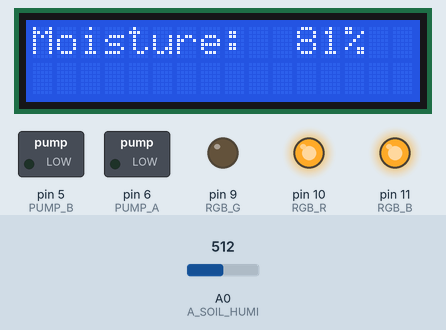
The sketch below on a simulated Arduino Uno, built with avr-gcc and run on an emulated ATmega328P. Parts: 16×2 character LCD, switched loads named in the sketch (green lamp = pin HIGH), output pins drawn as LEDs (lit = HIGH). The test bench sets the inputs (shaded band); at power-on: A0 (A_SOIL_HUMI) = 512.

Above: at 3.2 s.
3.3 s: A0 (A_SOIL_HUMI) set to 872
At 4.1 s:
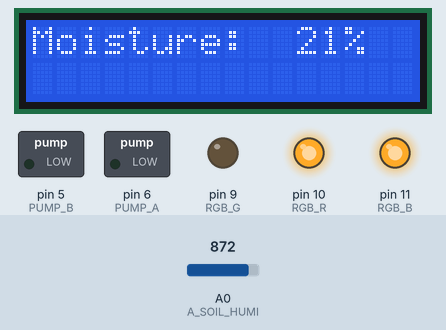
6.3 s: A0 (A_SOIL_HUMI) set to 896
At 11.4 s:
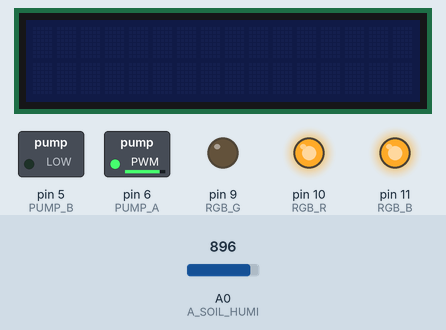
At 14.4 s:
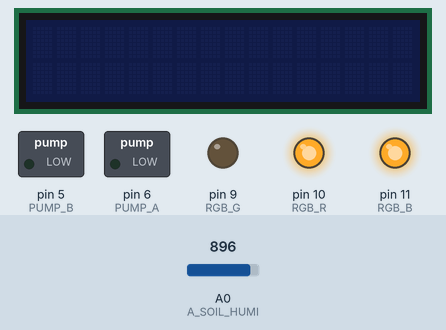
Timing chart, 0 to 17.4 s (numbered marks = the images above; inputs shaded):
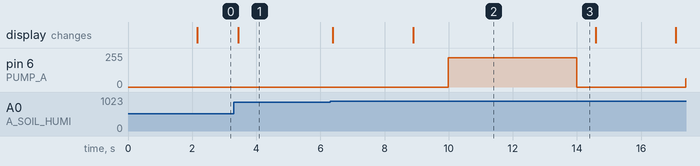

Measured:
- the behaviour switches between 880 and 881 on A0 (A_SOIL_HUMI) (found by bisection; images 1 and 2)
- after the input at 3.3 s, the display: changes after 0.13 s (image 1)
- after the input at 6.3 s, pin 6 (PUMP_A): 0/255 → 219/255 after 3.7 s, → 0/255 4.0 s later, → 62/255 3.4 s later; the display: first changes after 0.09 s (image 2 shows a later state)
- what the display in image 2 shows lasts 5.7 s, from 8.9 s to 14.6 s

The sketch:

plant_coding.ino
```cpp
#include <LiquidCrystal_I2C.h>
#include <SoftwareSerial.h>
#include <Wire.h>

#define A_SOIL_HUMI   A0
#define PUMP_A        6
#define PUMP_B        5
#define RGB_R         10
#define RGB_G         9
#define RGB_B         11
#define BT_TX         7
#define BT_RX         8
#define ON_Time       4000

LiquidCrystal_I2C lcd(0x27,16,2);
SoftwareSerial bt(BT_TX,BT_RX);

unsigned long pm  =  0;
int soilHumidity;

void initPin()  {
  Serial.begin(9600);
  bt.begin(9600);
  lcd.init();
  pinMode (PUMP_A,OUTPUT);
  pinMode (PUMP_B,OUTPUT);
  pinMode (RGB_R ,OUTPUT);
  pinMode (RGB_G ,OUTPUT);
  pinMode (RGB_B ,OUTPUT);

  digitalWrite (RGB_R ,LOW);
  digitalWrite (RGB_G ,LOW);
  digitalWrite (RGB_B ,LOW);
  digitalWrite (PUMP_A ,0);
  digitalWrite (PUMP_B ,0);
}

void introLcd() {
  lcd.print("SMART FARM");
  lcd.setCursor(0,1);
}

void printLcd() {
  lcd.init();
  lcd.backlight () ;
  lcd.setCursor(0,0);
  lcd.print ("Moisture:  ");
  lcd.print(" ");
  lcd.setCursor(11,0);
  lcd.print (soilHumidity);
  lcd.print("%");
}

void initLcd() {
  lcd.backlight();
  lcd.setCursor (0,0);
  introLcd();
}

void calcSoilHumidity () {
  soilHumidity = map(analogRead(A_SOIL_HUMI), 1000, 400, 0, 100);
  if(soilHumidity >100) {
    soilHumidity = 100;
  }
  else if(soilHumidity <0){
    soilHumidity = 0;
  }
}

void writeRGB (bool R, bool G, bool B) {
  digitalWrite (RGB_R, R);
  digitalWrite (RGB_G, G);
  digitalWrite (RGB_B, B);
}

void turn_on_pump() {
  delay(2000);
  lcd.clear();
  lcd.noBacklight();
  for(int i =0;i<220; i ++) {
    analogWrite (PUMP_A, i);
    delay(5);
  }
  delay(ON_Time);
  analogWrite (PUMP_A, 0);
  analogWrite (PUMP_B, 0);
  delay(500);
}
void chkBT() {
  if(bt.available()> 0) {
    byte data = bt.read ();
    if(data ==1) {
      writeRGB (HIGH,LOW,HIGH);
    }
    else if(data ==2) {
      writeRGB (LOW,LOW,LOW);
    }
    else if(data ==3) {
      turn_on_pump();
      }
  }
}
void setup() {
  initPin();
  initLcd();
  delay(2000);
  writeRGB(HIGH,LOW,HIGH);
}

void loop() {
  calcSoilHumidity();
  unsigned long cm = millis();
  if(cm - pm >= 1000) {
    pm = cm;
    bt.print (soilHumidity);
  }
  printLcd();
  chkBT();
  if(soilHumidity < 20) {
    bt.print (soilHumidity) ;
    delay(500);
    turn_on_pump() ;
  }
}
```
